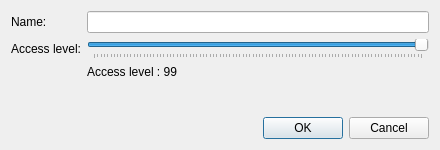
<?xml version="1.0" encoding="UTF-8"?>
<ui version="4.0">
 <class>CMandatoryMarkCreator</class>
 <widget class="QDialog" name="CMandatoryMarkCreator">
  <property name="geometry">
   <rect>
    <x>0</x>
    <y>0</y>
    <width>440</width>
    <height>150</height>
   </rect>
  </property>
  <property name="maximumSize">
   <size>
    <width>440</width>
    <height>150</height>
   </size>
  </property>
  <property name="windowTitle">
   <string>Mandate label creation</string>
  </property>
  <layout class="QVBoxLayout" name="verticalLayout_2">
   <item>
    <layout class="QFormLayout" name="formLayout">
     <item row="0" column="0">
      <widget class="QLabel" name="name_label">
       <property name="text">
        <string>Name:</string>
       </property>
      </widget>
     </item>
     <item row="1" column="0">
      <widget class="QLabel" name="accesslevel_label">
       <property name="text">
        <string>Access level:</string>
       </property>
      </widget>
     </item>
     <item row="0" column="1">
      <widget class="QLineEdit" name="MarkName_lineEdit"/>
     </item>
     <item row="1" column="1">
      <widget class="QSlider" name="accesslevel_Slider">
       <property name="autoFillBackground">
        <bool>false</bool>
       </property>
       <property name="value">
        <number>99</number>
       </property>
       <property name="orientation">
        <enum>Qt::Orientation::Horizontal</enum>
       </property>
       <property name="tickPosition">
        <enum>QSlider::TickPosition::TicksBelow</enum>
       </property>
       <property name="tickInterval">
        <number>1</number>
       </property>
      </widget>
     </item>
     <item row="2" column="1">
      <widget class="QLabel" name="Currentposition_label">
       <property name="text">
        <string>Access level : 99</string>
       </property>
      </widget>
     </item>
    </layout>
   </item>
   <item>
    <widget class="QDialogButtonBox" name="buttonBox">
     <property name="orientation">
      <enum>Qt::Orientation::Horizontal</enum>
     </property>
     <property name="standardButtons">
      <set>QDialogButtonBox::StandardButton::Cancel|QDialogButtonBox::StandardButton::Ok</set>
     </property>
    </widget>
   </item>
  </layout>
 </widget>
 <resources/>
 <connections/>
</ui>
